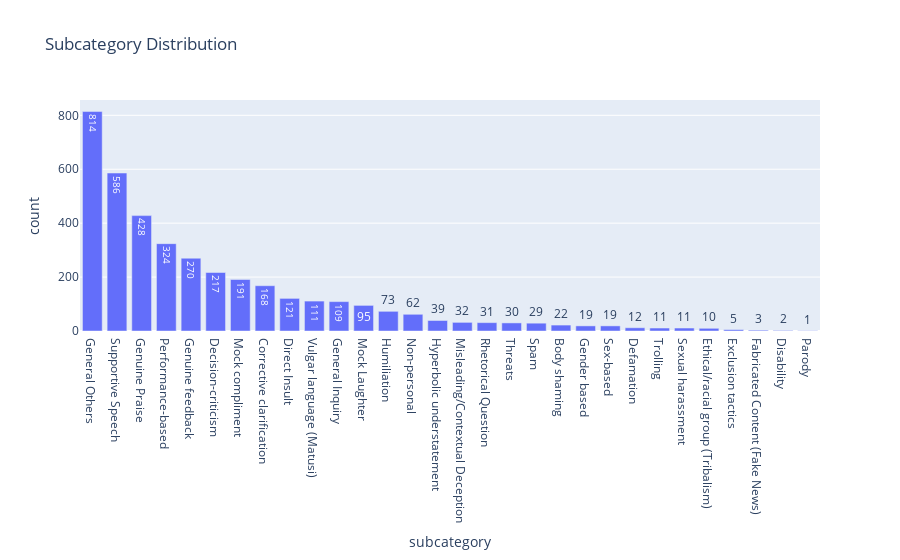

This figure's notebook cell:
### Markdown cell above
### C) Subcategory Analysis

The subcategory analysis examined more detailed classifications of cyberbullying behavior.  

This helps identify dominant bullying patterns and determines whether fine-grained classification is feasible.  
It also highlights subcategories that may require balancing during model training.

### Code cell
eda.subcategory_analysis()

### Figure 1 — Plotly figure (JSON) as saved in the notebook; plotly's stock layout.template omitted (floating-point values rounded to 4 significant figures)
{"data": [{"alignmentgroup": "True", "hovertemplate": "subcategory=%{x}<br>count=%{text}<extra></extra>", "legendgroup": "", "marker": {"color": "#636efa"}, "name": "", "offsetgroup": "", "orientation": "v", "showlegend": false, "text": [814, 586, 428, 324, 270, 217, 191, 168, 121, 111, 109, 95, 73, 62, 39, 32, 31, 30, 29, 22, 19, 19, 12, 11, 11, 10, 5, 3, 2, 1], "textposition": "auto", "type": "bar", "x": ["General Others", "Supportive Speech", "Genuine Praise", "Performance-based", "Genuine feedback", "Decision-criticism", "Mock compliment", "Corrective clarification", "Direct Insult", "Vulgar language (Matusi)", "General Inquiry", "Mock Laughter", "Humiliation", "Non-personal", "Hyperbolic understatement", "Misleading/Contextual Deception", "Rhetorical Question", "Threats", "Spam", "Body shaming", "Gender based", "Sex-based", "Defamation", "Trolling", "Sexual harassment", "Ethical/racial group (Tribalism)", "Exclusion tactics", "Fabricated Content (Fake News)", "Disability", "Parody"], "xaxis": "x", "y": [814, 586, 428, 324, 270, 217, 191, 168, 121, 111, 109, 95, 73, 62, 39, 32, 31, 30, 29, 22, 19, 19, 12, 11, 11, 10, 5, 3, 2, 1], "yaxis": "y"}], "layout": {"barmode": "relative", "legend": {"tracegroupgap": 0}, "title": {"text": "Subcategory Distribution"}, "xaxis": {"anchor": "y", "domain": [0, 1], "title": {"text": "subcategory"}}, "yaxis": {"anchor": "x", "domain": [0, 1], "title": {"text": "count"}}}}
